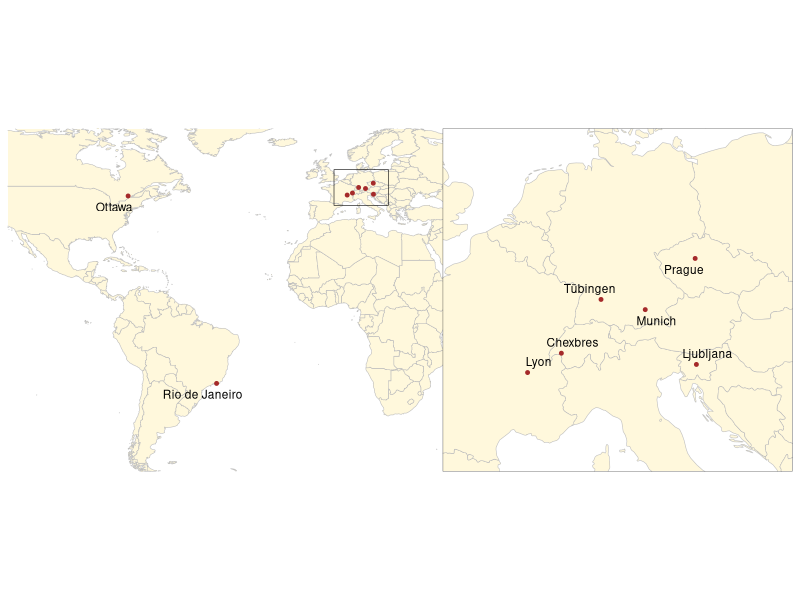

Here is the R script that generated this plot:
## ---- chunk 1
#| label: scenes-map
#| fig-align: center
#| out-width: 100%
#| echo: false
#| warning: false
#| message: false

library(ggplot2)
library(ggrepel)
library(rnaturalearth)
library(rnaturalearthdata)
library(sf)
library(patchwork)

# Define cities
cities <- data.frame(
  city = c("Ottawa", "Rio de Janeiro", "Munich", "Tübingen", "Chexbres", "Lyon", "Ljubljana", "Prague"),
  lat = c(45.4215, -22.9068, 48.1351, 48.5216, 46.4833, 45.75, 46.0569, 50.0755),
  lon = c(-75.6972, -43.1729, 11.5820, 9.0522, 6.7833, 4.85, 14.5083, 14.4378)
)

cities_europe <- cities[3:8, ]

# Load world map
world <- ne_countries(scale = "medium", returnclass = "sf")

# Clean theme
clean_theme <- theme_void() +
  theme(
    panel.background = element_rect(fill = "white", color = NA),
    plot.background = element_rect(fill = "white", color = NA)
  )

# Full map
inset_xmin <- 0
inset_xmax <- 20
inset_ymin <- 42
inset_ymax <- 55
map_world <- ggplot(data = world) +
  geom_sf(fill = "cornsilk", color = "gray") +
  geom_point(data = cities, aes(x = lon, y = lat), color = "brown", size = 1) +
  geom_text_repel(data = cities[1:2, ], aes(x = lon, y = lat, label = city), size = 3) +
  coord_sf(c(-120, 40), ylim = c(-55, 70), expand = FALSE) +
  # Add rectangle for Europe inset
  annotate("rect",
           xmin = inset_xmin, xmax = inset_xmax,
           ymin = inset_ymin, ymax = inset_ymax,
           color = "black", fill = NA, linewidth = 0.2) +
  clean_theme

# Europe map
map_europe <- ggplot(data = world) +
  geom_sf(fill = "cornsilk", color = "gray") +
  geom_point(data = cities_europe, aes(x = lon, y = lat), color = "brown", size = 1) +
  geom_text_repel(data = cities_europe, aes(x = lon, y = lat, label = city), size = 3) +
  coord_sf(xlim = c(0, 20), ylim = c(42, 55), expand = FALSE) +
    # Add rectangle for Europe inset
  annotate("rect",
           xmin = inset_xmin, xmax = inset_xmax,
           ymin = inset_ymin, ymax = inset_ymax,
           color = "black", fill = NA, linewidth = 0.2) +
  clean_theme

# Combine side-by-side
map_world + map_europe + plot_layout(ncol = 2)
